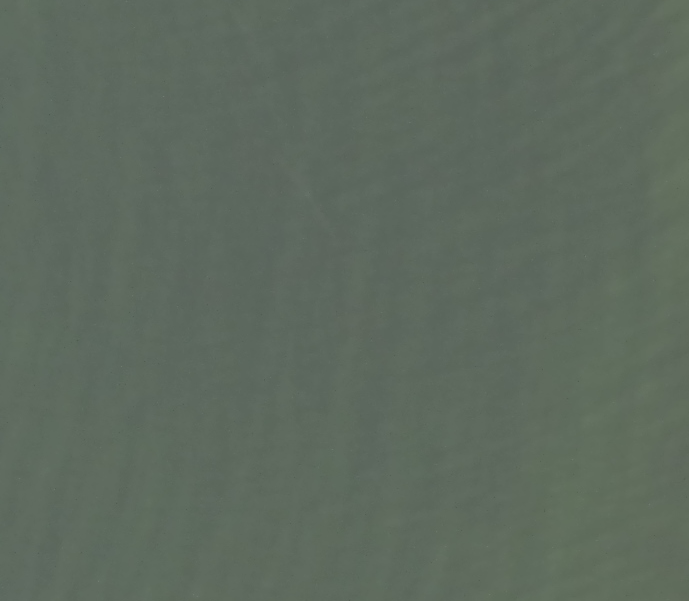
#> input picture texture/water_texture1.png, 689 x 601 px; its folder holds 6 pictures in this run
$ python lbp.py   (Python 2 division)   (older library calls are emulated)
#> lines starting #> are read from the running program, lines starting #| are printed output that depends on the picture
#!/usr/bin/env python

import numpy as np
import cv2
import cv2.cv as cv
import sys

from skimage.feature import local_binary_pattern

import utils
import pickle
import glob

# settings for LBP
METHOD = 'uniform'

DEBUG = False

def hist_intersection(p, q):
    return np.sum(np.minimum(p, q))

def load_lbp(filename):
    img_gray = cv2.imread(filename, cv2.CV_LOAD_IMAGE_GRAYSCALE)
    lbp = get_lbp_hist(img_gray)
    return lbp

def get_lbp_hist(img_patch):
    # lbp 1, 8
    radius = 1
    n_points = 8
    lbp1 = local_binary_pattern(img_patch, n_points, radius, METHOD)
    hist1 = get_hist(lbp1, n_points + 2)
    # lbp 2, 16
    radius = 2
    n_points = 16
    lbp2 = local_binary_pattern(img_patch, n_points, radius, METHOD)
    hist2 = get_hist(lbp2, n_points + 2)
    # lbp 3, 24
    radius = 3
    n_points = 24
    lbp3 = local_binary_pattern(img_patch, n_points, radius, METHOD)
    hist3 = get_hist(lbp3, n_points + 2)
    # stacking histograms is not a real way to do joint probabilities
    # but in practice it works fine
    hists = np.hstack((hist1, hist2, hist3))
    # divide the 3 hists by 3
    return np.multiply(hists, 1. / 3.)

def get_hist(lbp, bins):
    hist, _ = np.histogram(lbp, bins=bins, normed=True, range=(0, bins))
    return hist

def init_water_textures():
    histograms = []
    for filename in glob.glob('texture/water_texture*.png'):
        print filename
        img_gray = cv2.imread(filename, cv2.CV_LOAD_IMAGE_GRAYSCALE)
        hists = get_lbp_hist(img_gray)
#> in get_hist, `hist, _ = np.histogram(lbp, bins=bins, normed=True, range=(0, bins))`: hist = [0.0207, 0.0494, 0.00679, 0.0829, 0.0254, 0.171, 0.0519, 0.118, 0.382, 0.0925]
#> in get_lbp_hist, `hist1 = get_hist(lbp1, n_points + 2)`: hist1 has the same summary as hist in get_hist
#> in get_lbp_hist, `hist2 = get_hist(lbp2, n_points + 2)`: hist2 = 18 values, max 0.309 at index 17, min 0.0113 at index 4, mean 0.0556
#> in get_lbp_hist, `hist3 = get_hist(lbp3, n_points + 2)`: hist3 = 26 values, max 0.473 at index 25, min 0.00725 at index 6, mean 0.0385
#> in get_lbp_hist, `hists = np.hstack((hist1, hist2, hist3))`: hists = 54 values, max 0.473 at index 53, min 0.00679 at index 2, mean 0.0556
#> in init_water_textures, `hists = get_lbp_hist(img_gray)`: hists = 54 values, max 0.158 at index 53, min 0.00226 at index 2, mean 0.0185
        histograms.append((filename, hists))
#> pass 2 of the loop in init_water_textures, `for filename in glob.glob('texture/water_texture*.png'):`:
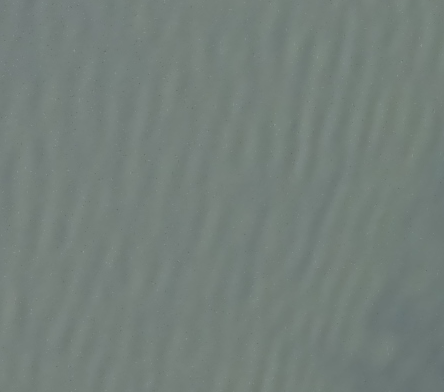
#> input picture texture/water_texture2.png, 444 x 392 px
#> lbp1: shape (392, 444) float64
#> hist1 = [0.0372, 0.0567, 0.0157, 0.0848, 0.0517, 0.168, 0.0733, 0.122, 0.268, 0.123]
#> in get_lbp_hist (call 2), `lbp2 = local_binary_pattern(img_patch, n_points, radius, METHOD)`:
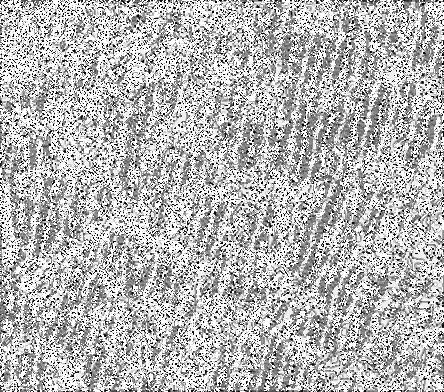
#> lbp2: shape (392, 444) float64; min 0, max 17, mean 12.07; drawn with min black and max white
#> hist2 = 18 values, max 0.322 at index 17, min 0.0135 at index 4, mean 0.0556
#> in get_lbp_hist (call 2), `lbp3 = local_binary_pattern(img_patch, n_points, radius, METHOD)`:
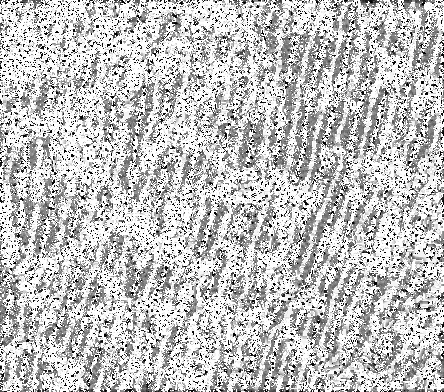
#> lbp3: shape (392, 444) float64; min 0, max 25, mean 18.8; drawn with min black and max white
#> hist3 = 26 values, max 0.447 at index 25, min 0.00692 at index 4, mean 0.0385
#> in get_lbp_hist (call 2), `hists = np.hstack((hist1, hist2, hist3))`: hists = 54 values, max 0.447 at index 53, min 0.00692 at index 32, mean 0.0556
#> in init_water_textures, `hists = get_lbp_hist(img_gray)`: hists = 54 values, max 0.149 at index 53, min 0.00231 at index 32, mean 0.0185
#> pass 3 of the loop in init_water_textures, `for filename in glob.glob('texture/water_texture*.png'):`:
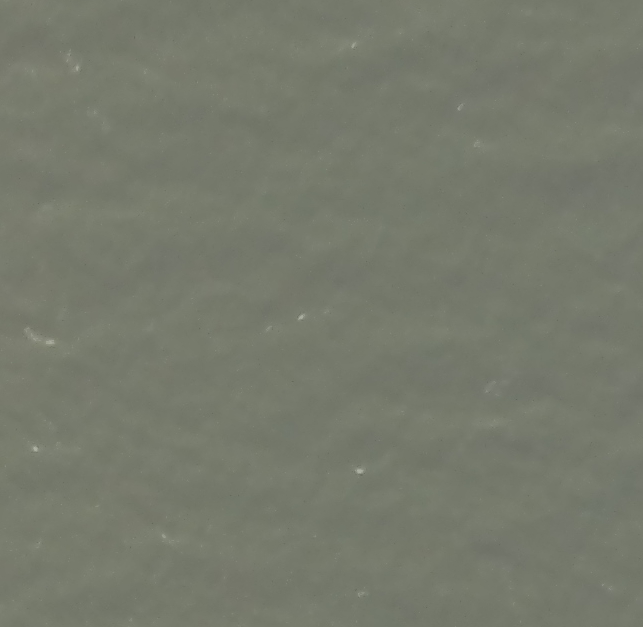
#> input picture texture/water_texture3.png, 643 x 627 px
#> in get_lbp_hist (call 3), `lbp1 = local_binary_pattern(img_patch, n_points, radius, METHOD)`:
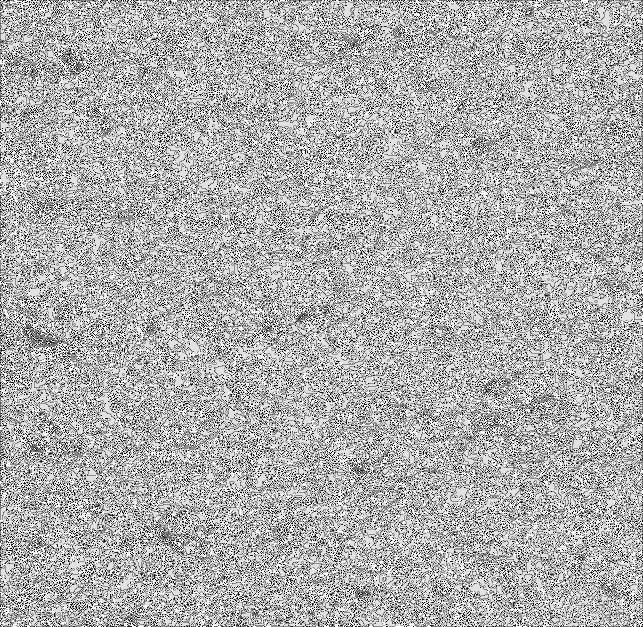
#> lbp1: shape (627, 643) float64; min 0, max 9, mean 6.14; drawn with min black and max white
#> hist1 = [0.038, 0.0517, 0.0115, 0.0778, 0.0325, 0.157, 0.0649, 0.13, 0.315, 0.122]
#> lbp2: shape (627, 643) float64
#> hist2 = 18 values, max 0.367 at index 17, min 0.0115 at index 4, mean 0.0556
#> in get_lbp_hist (call 3), `lbp3 = local_binary_pattern(img_patch, n_points, radius, METHOD)`:
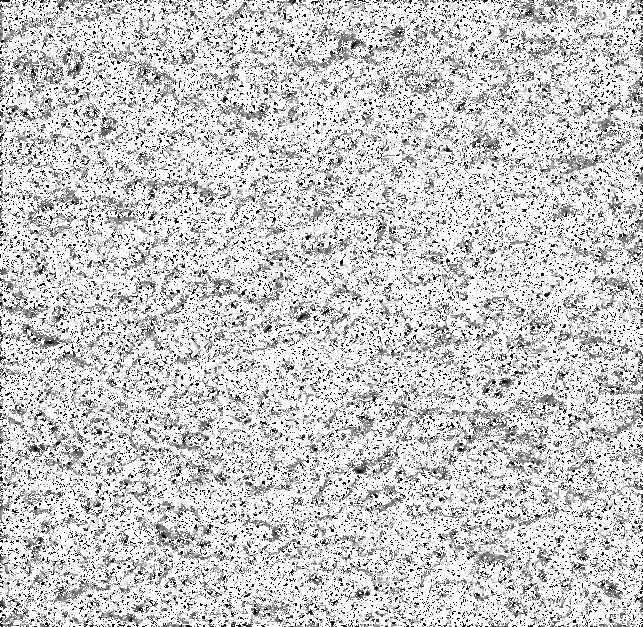
#> lbp3: shape (627, 643) float64; min 0, max 25, mean 19.9; drawn with min black and max white
#> hist3 = 26 values, max 0.512 at index 25, min 0.00708 at index 4, mean 0.0385
#> in get_lbp_hist (call 3), `hists = np.hstack((hist1, hist2, hist3))`: hists = 54 values, max 0.512 at index 53, min 0.00708 at index 32, mean 0.0556
#> in init_water_textures, `hists = get_lbp_hist(img_gray)`: hists = 54 values, max 0.171 at index 53, min 0.00236 at index 32, mean 0.0185
#> the loop made 4 passes; the first 3 are shown
        # Note (mtourne): eventually build an image pyramid
        # to accomodate multiscale textures
    return histograms

def get_max_similarity(ref_hists, hist_test):
    max_score = 0
    for (filename, hist) in ref_hists:
        score = hist_intersection(hist, hist_test)
        if score > max_score:
            best_filename = filename
            max_score = score
    if DEBUG:
        print("Best similarity: {}, original texture: {}".format(
            max_score, best_filename))
    return max_score

def test_texture(ref_hists, filename):
    hist_test = load_lbp(filename)
    score = get_max_similarity(ref_hists, hist_test)
    return score

def test_patch(ref_hists, img_patch):
    lbp_hist = get_lbp_hist(img_patch)
    score = get_max_similarity(ref_hists, lbp_hist)
    if DEBUG:
        cv2.imwrite('coast_water_patch.jpg', img_patch)
    return score

def main():
    ref_hists = init_water_textures()
    print "Water"
    test_texture(ref_hists, "texture/test_water_texture.jpg")
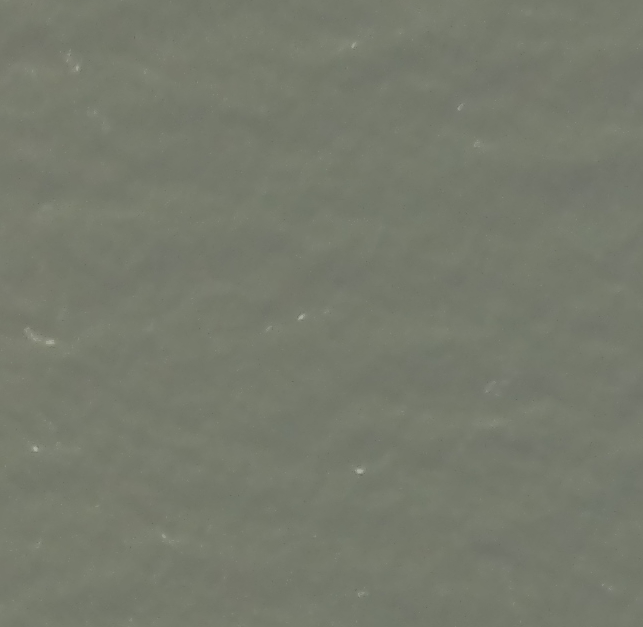
#> input picture texture/test_water_texture.jpg, 643 x 627 px
#> in get_lbp_hist (call 5), `lbp1 = local_binary_pattern(img_patch, n_points, radius, METHOD)`:
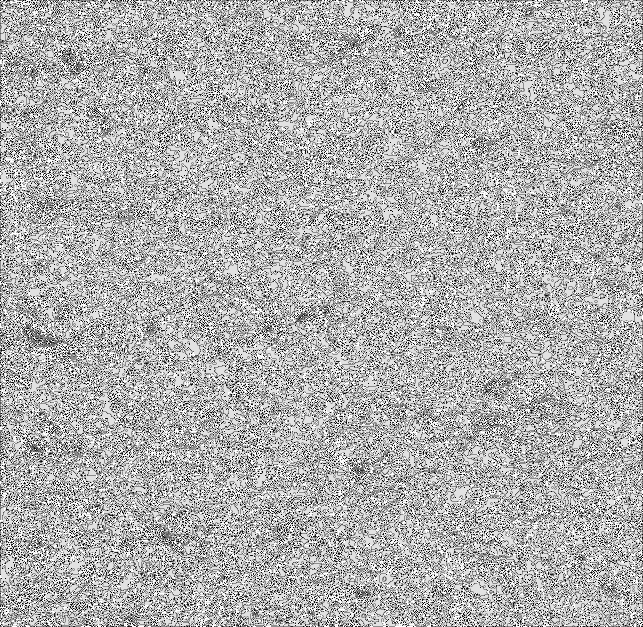
#> lbp1: shape (627, 643) float64; min 0, max 9, mean 6.15; drawn with min black and max white
#> in get_lbp_hist (call 5), `hist1 = get_hist(lbp1, n_points + 2)`: hist1 = [0.0386, 0.0506, 0.0111, 0.0767, 0.0312, 0.157, 0.0628, 0.131, 0.324, 0.118]
#> in get_lbp_hist (call 5), `hist2 = get_hist(lbp2, n_points + 2)`: hist2 = 18 values, max 0.362 at index 17, min 0.011 at index 4, mean 0.0556
#> in get_lbp_hist (call 5), `lbp3 = local_binary_pattern(img_patch, n_points, radius, METHOD)`:
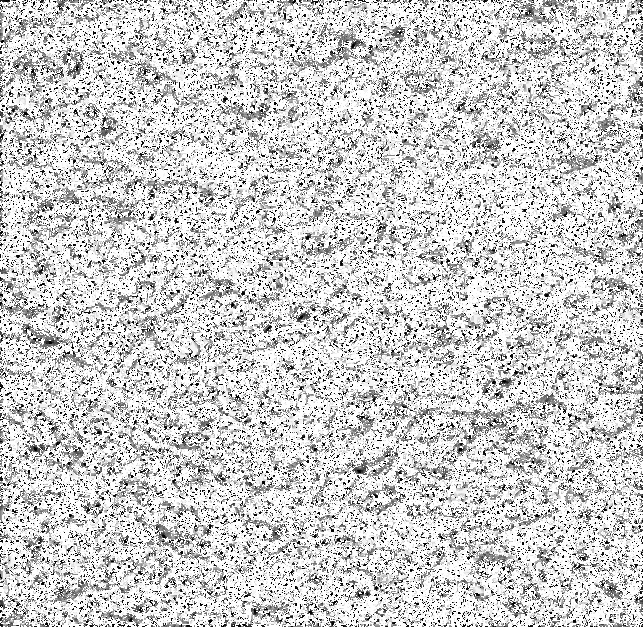
#> lbp3: shape (627, 643) float64; min 0, max 25, mean 20; drawn with min black and max white
#> in get_lbp_hist (call 5), `hist3 = get_hist(lbp3, n_points + 2)`: hist3 = 26 values, max 0.508 at index 25, min 0.00684 at index 4, mean 0.0385
#> in get_lbp_hist (call 5), `hists = np.hstack((hist1, hist2, hist3))`: hists = 54 values, max 0.508 at index 53, min 0.00684 at index 32, mean 0.0556
#> in load_lbp, `lbp = get_lbp_hist(img_gray)`: lbp = 54 values, max 0.169 at index 53, min 0.00228 at index 32, mean 0.0185
#> in test_texture, `hist_test = load_lbp(filename)`: hist_test has the same summary as lbp in load_lbp
    print "Brick"
    test_texture(ref_hists, "texture/test_brick_texture.jpg")
#> call 2 of load_lbp, with filename = 'texture/test_brick_texture.jpg'
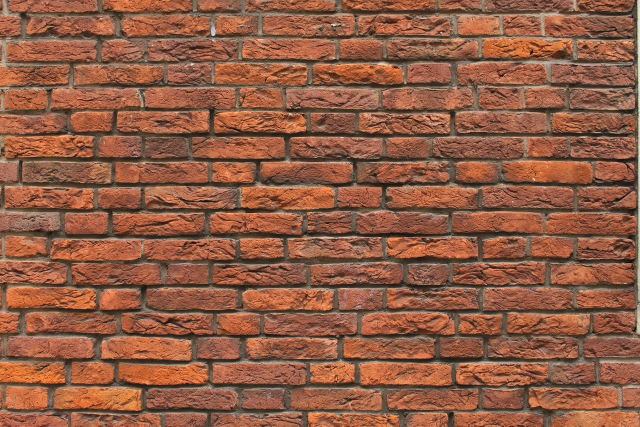
#> input picture texture/test_brick_texture.jpg, 1280 x 853 px (shown at 1/2 size)
#> in get_lbp_hist (call 6), `lbp1 = local_binary_pattern(img_patch, n_points, radius, METHOD)`:
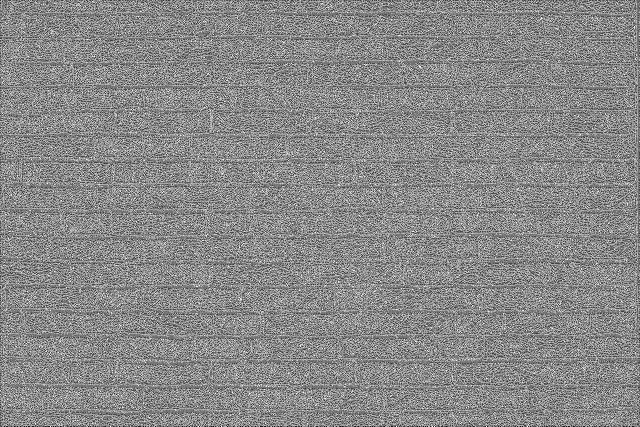
#> lbp1: shape (853, 1280) float64 (shown at 1/2 size); min 0, max 9, mean 4.83; drawn with min black and max white
#> in get_lbp_hist (call 6), `hist1 = get_hist(lbp1, n_points + 2)`: hist1 = [0.0813, 0.0977, 0.0585, 0.0932, 0.16, 0.101, 0.0662, 0.0976, 0.0909, 0.154]
#> in get_lbp_hist (call 6), `lbp2 = local_binary_pattern(img_patch, n_points, radius, METHOD)`:
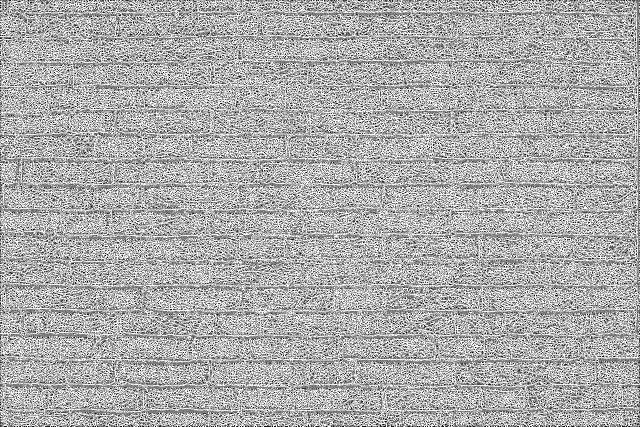
#> lbp2: shape (853, 1280) float64 (shown at 1/2 size); min 0, max 17, mean 11.49; drawn with min black and max white
#> in get_lbp_hist (call 6), `hist2 = get_hist(lbp2, n_points + 2)`: hist2 = 18 values, max 0.383 at index 17, min 0.015 at index 4, mean 0.0556
#> in get_lbp_hist (call 6), `lbp3 = local_binary_pattern(img_patch, n_points, radius, METHOD)`:
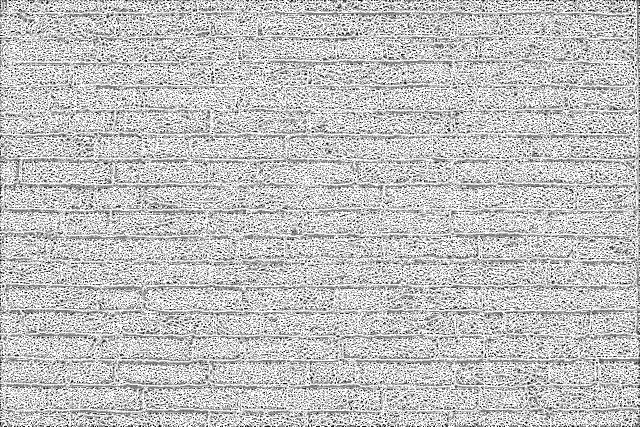
#> lbp3: shape (853, 1280) float64 (shown at 1/2 size); min 0, max 25, mean 19.1; drawn with min black and max white
#> in get_lbp_hist (call 6), `hist3 = get_hist(lbp3, n_points + 2)`: hist3 = 26 values, max 0.543 at index 25, min 0.0052 at index 6, mean 0.0385
#> in get_lbp_hist (call 6), `hists = np.hstack((hist1, hist2, hist3))`: hists = 54 values, max 0.543 at index 53, min 0.0052 at index 34, mean 0.0556
#> in load_lbp (call 2), `lbp = get_lbp_hist(img_gray)`: lbp = 54 values, max 0.181 at index 53, min 0.00173 at index 34, mean 0.0185
    if len(sys.argv) > 1:
        print sys.argv[1]
        test_texture(ref_hists, sys.argv[1])
    fd = open("texture/water_texture_hist.bin", "wb")
    pickle.dump(ref_hists, fd)
    fd.close()

if __name__ == '__main__':
    main()
